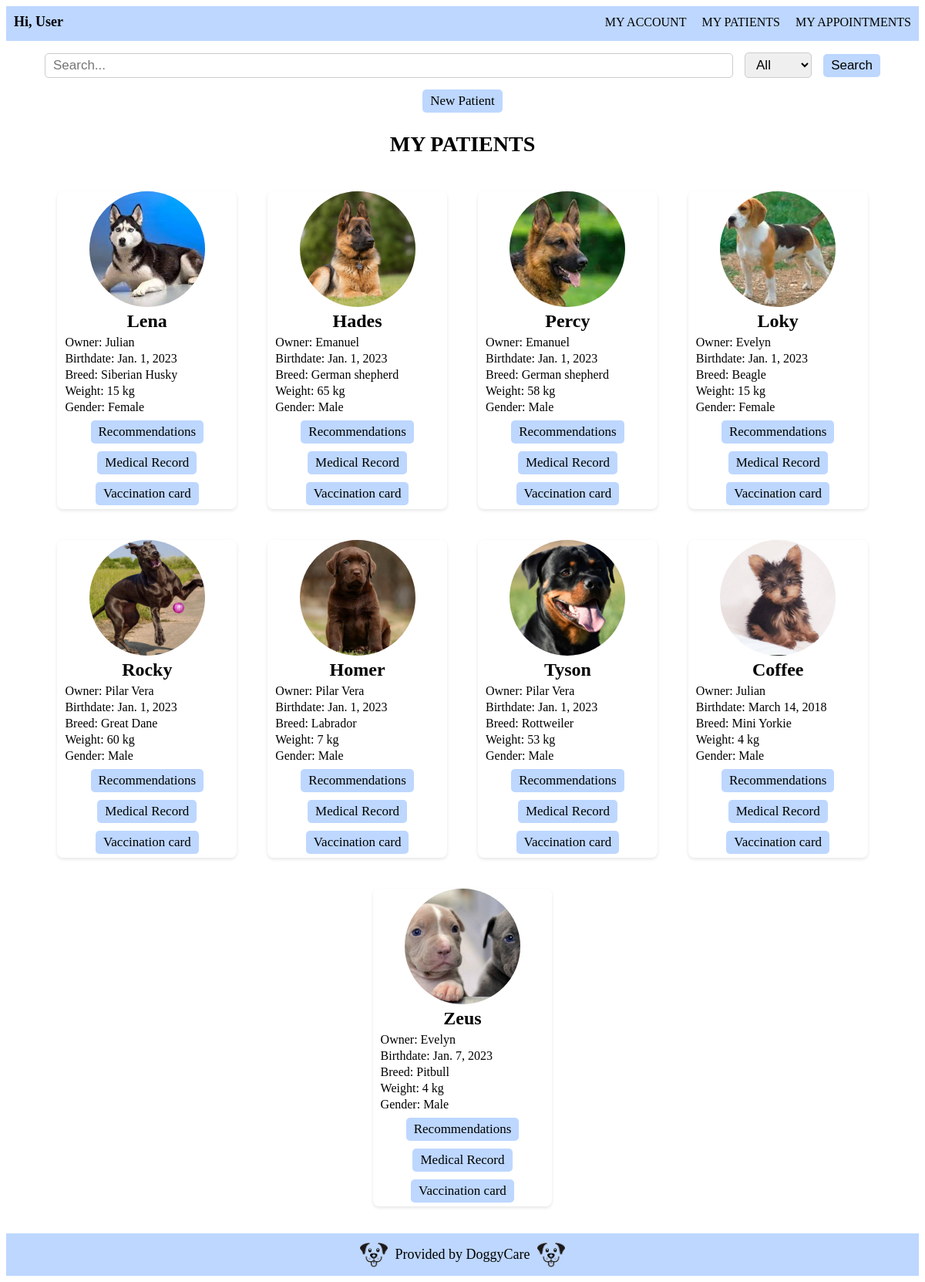
The app's page /patients/ with its own data.
### vet/models.py (models this page shows)
class Dog(models.Model):
    image= models.ImageField(upload_to='images/')
    id= models.AutoField(primary_key= True)
    owner= models.CharField(blank= False, max_length=100)
    name= models.CharField(blank= False, max_length=20)
    breed= models.CharField(blank= False, max_length=20)
    birthdate= models.DateField(blank= False)
    weight= models.CharField(blank= False, max_length=10)
    gender= models.CharField(blank= False, max_length=10)
    vaccination_card = models.ForeignKey(vaccination_card, on_delete=models.CASCADE,null=True,blank = True)

### vet/views.py (the view)
# urls.py: path('patients/', views.patients, name='patients'),
def patients(request):
    search_term = request.GET.get('searchTerm')
    filter_by = request.GET.get('filter')
    if search_term:
        if filter_by == 'all':
            dogs = Dog.objects.filter(
                Q(name__icontains=search_term) |  Q(owner__icontains=search_term) | Q(birthdate__icontains=search_term) |
                Q(breed__icontains=search_term) | Q(weight__icontains=search_term) | Q(gender__icontains=search_term)
            )
        elif filter_by == 'name':
            dogs =  Dog.objects.filter(name__icontains=search_term)
        elif filter_by == 'owner':
            dogs =  Dog.objects.filter(owner__icontains=search_term)
        elif filter_by == 'birthdate':
            dogs =  Dog.objects.filter(birthdate__icontains=search_term)
        elif filter_by == 'breed':
            dogs =  Dog.objects.filter(breed__icontains=search_term)
        elif filter_by == 'weight':
            dogs =  Dog.objects.filter(weight__icontains=search_term)
        elif filter_by == 'gender':
            dogs =  Dog.objects.filter(gender__icontains=search_term)
    else:
        dogs = Dog.objects.all()
    return render(request, 'patients.html', {'dogs': dogs})

### vet/templates/patients.html (shortened to what this page needs)
<!DOCTYPE html>
{% extends 'base.html' %}
{% load static %}
    {% block additional_styles %}
    <link rel="stylesheet" href="{% static 'css/patients.css' %}">
    {% endblock additional_styles %}
        {% block content %}
        <form action="" class="search-bar">
            <input type="text" class="form-control" name="searchTerm" placeholder="Search...">
            <div class="search-filter">
                <select class="form-control" name="filter">
                    <option value="all">All</option>
                </select>
            </div>
            <button type="submit" class="btn btn-primary">Search</button>
        </form>
        <div class="new-patient">
            <a href="{% url 'dog_register' %}" class="btn">New Patient</a>
        </div>
        <h1>MY PATIENTS</h1>
        <div class="dog-list">
            {% for dog in dogs %}
            <div class="dog-card">
                <a href="{% url 'dog_profile' dog.id %}">
                    <img src="{{ dog.image.url }}" alt="Image">
                </a>
                <div class="card-content p-3 mx-2">
                    <h2>{{ dog.name }}</h2>
                    <p>Owner: {{ dog.owner }} </p>
                    <p>Birthdate: {{ dog.birthdate }} </p>
                    <p>Breed: {{ dog.breed }} </p>
                    <p>Weight: {{ dog.weight }} </p>
                    <p>Gender: {{ dog.gender }} </p>
                    <div class="card-button">
                        <a href="{% url 'recomendations' dog_id=dog.id %}" class="btn">Recommendations</a>
                        <a href="{% url 'medical_record' dog_id=dog.id %}" class="btn">Medical Record</a>
                        <a href="{% url 'vaccination_card' dog_id=dog.id  %}" class="btn">Vaccination card</a>
                    </div>
                </div>
            </div>
            {% endfor %}
        </div>
        {% endblock content %}

### static/css/patients.css (style rules this page uses)
main > * { margin-top: 15px; margin-bottom: 15px; }
.search-bar { font-family: Georgia, serif; display: flex; align-items: center; padding: 0 50px 0; }
.form-control { padding: 5px 10px; margin-right: 15px; font-size: 17px; border: 1px solid #ccc; border-radius: 5px; width: 100%; }
.search-filter { width: 10%; margin-right: 15px; }
.new-patient { display: flex; font-family: Georgia, serif; align-items: center; justify-content: center; }
.btn { padding: 5px 10px; font-size: 17px; text-decoration: none; background-color: #BDD7FF; color: #000000; border: none; border-radius: 5px; cursor: pointer; }
h1 { font-size: 28px; font-family: Georgia, serif; text-align: center; margin: 25px; }
.dog-list { padding: 0 10px; display: flex; flex-wrap: wrap; justify-content: center; }
.dog-card { border-radius: 8px; box-shadow: 0 2px 4px rgba(0, 0, 0, 0.1); overflow: hidden; width: 20%; margin: 20px; float: left; padding: auto; }
.dog-card img { width: 150px; height: 150px; border-radius: 50%; object-fit: cover; display: block; margin: 0 auto; }
.dog-card h2 { text-align: center; margin: 5px; }
.card-content p { margin: 0 0 3px; margin-left: 10px }
.card-button { padding: 5px; display: flex; flex-direction: column; align-items: center; gap: 10px; }

### records on screen
Dog: image (picture), name "Lena", owner "Julian", birthdate "Jan. 1, 2023", breed "Siberian Husky", weight "15 kg", gender "Female"
Dog: image (picture), name "Hades", owner "Emanuel", birthdate "Jan. 1, 2023", breed "German shepherd", weight "65 kg", gender "Male"
Dog: image (picture), name "Percy", owner "Emanuel", birthdate "Jan. 1, 2023", breed "German shepherd", weight "58 kg", gender "Male"
Dog: image (picture), name "Loky", owner "Evelyn", birthdate "Jan. 1, 2023", breed "Beagle", weight "15 kg", gender "Female"
Dog: image (picture), name "Rocky", owner "Pilar Vera", birthdate "Jan. 1, 2023", breed "Great Dane", weight "60 kg", gender "Male"
Dog: image (picture), name "Homer", owner "Pilar Vera", birthdate "Jan. 1, 2023", breed "Labrador", weight "7 kg", gender "Male"
Dog: image (picture), name "Tyson", owner "Pilar Vera", birthdate "Jan. 1, 2023", breed "Rottweiler", weight "53 kg", gender "Male"
Dog: image (picture), name "Coffee", owner "Julian", birthdate "March 14, 2018", breed "Mini Yorkie", weight "4 kg", gender "Male"
Dog: image (picture), name "Zeus", owner "Evelyn", birthdate "Jan. 7, 2023", breed "Pitbull", weight "4 kg", gender "Male"
